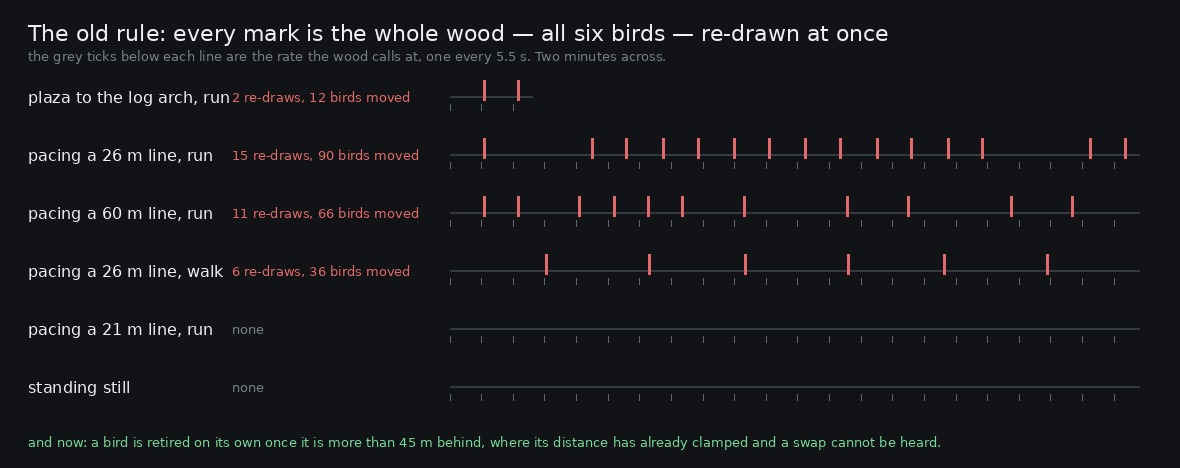

Here is the Python script that generated this plot:
#!/usr/bin/env python3
"""rate.py -- the old rule's firings against the rate the wood calls at.

    python3 art/audio/2026-09-25-reseed/rate.py --out art/audio/2026-09-25-reseed/rate.jpg

`rate.mjs` computes when "re-draw the whole wood" fired on journeys a player makes; it is a pure
function of the route. This draws them on a timeline against a call every 5.5 s, which is the
comparison that matters: a wood re-drawn more often than it speaks is not a wood with birds in it.
"""
import argparse
import math
import os

from PIL import Image, ImageDraw, ImageFont

R = 25.0
CALL_EVERY = 5.5


def font(size):
    for p in ('/usr/share/fonts/truetype/dejavu/DejaVuSans.ttf', '/usr/share/fonts/truetype/dejavu/DejaVuSansMono.ttf'):
        if os.path.exists(p):
            return ImageFont.truetype(p, size)
    return ImageFont.load_default()


def path_line(a, b, speed, secs, loop):
    dt = 1 / 30
    ln = math.hypot(b[0] - a[0], b[1] - a[1])
    out = []
    t = 0.0
    while t < secs:
        tr = (t * speed) / ln if ln else 0
        leg = tr % 2
        u = (leg if leg <= 1 else 2 - leg) if loop else min(1.0, tr)
        out.append((t, a[0] + (b[0] - a[0]) * u, a[1] + (b[1] - a[1]) * u))
        t += dt
    return out


def fires(pts):
    ax, az = pts[0][1], pts[0][2]
    at = []
    for t, x, z in pts:
        if math.hypot(x - ax, z - az) > R:
            ax, az = x, z
            at.append(t)
    return at


JOURNEYS = [
    ('plaza to the log arch, run', path_line((0.5, 2), (4, -58), 4.2, 14.3, False)),
    ('pacing a 26 m line, run', path_line((0, 0), (26, 0), 4.2, 120, True)),
    ('pacing a 60 m line, run', path_line((0, 0), (60, 0), 4.2, 120, True)),
    ('pacing a 26 m line, walk', path_line((0, 0), (26, 0), 1.5, 120, True)),
    ('pacing a 21 m line, run', path_line((0, 0), (21, 0), 4.2, 120, True)),
    ('standing still', path_line((0, 0), (26, 0), 0, 120, True)),
]

ap = argparse.ArgumentParser()
ap.add_argument('--out', default='art/audio/2026-09-25-reseed/rate.jpg')
a = ap.parse_args()

W, H = 1180, 120 + 58 * len(JOURNEYS)
BG, INK, DIM = (17, 19, 22), (238, 240, 243), (120, 128, 138)
CALL, FIRE = (96, 104, 114), (226, 106, 106)
im = Image.new('RGB', (W, H), BG)
d = ImageDraw.Draw(im)
f13, f16, f22 = font(13), font(16), font(22)
d.text((28, 20), 'The old rule: every mark is the whole wood \u2014 all six birds \u2014 re-drawn at once', font=f22, fill=INK)
d.text((28, 48), 'the grey ticks below each line are the rate the wood calls at, one every 5.5 s. Two minutes across.', font=f13, fill=DIM)
span = 120.0
x0, x1 = 450, W - 40
for i, (name, pts) in enumerate(JOURNEYS):
    y = 96 + i * 58
    secs = pts[-1][0]
    d.text((28, y - 8), name, font=f16, fill=INK)
    d.line([(x0, y), (x0 + (x1 - x0) * secs / span, y)], fill=(52, 58, 66), width=2)
    t = 0.0
    while t < secs:
        tx = x0 + (x1 - x0) * t / span
        d.line([(tx, y + 8), (tx, y + 14)], fill=CALL, width=1)
        t += CALL_EVERY
    at = fires(pts)
    for t in at:
        tx = x0 + (x1 - x0) * t / span
        d.line([(tx, y - 16), (tx, y + 4)], fill=FIRE, width=3)
    note = f'{len(at)} re-draws, {len(at) * 6} birds moved' if at else 'none'
    d.text((232, y - 7), note, font=f13, fill=FIRE if at else DIM)
d.text((28, H - 34), 'and now: a bird is retired on its own once it is more than 45 m behind, where its distance has already clamped and a swap cannot be heard.', font=f13, fill=(120, 214, 150))
im.save(a.out, quality=92)
print(f'wrote {a.out}')
